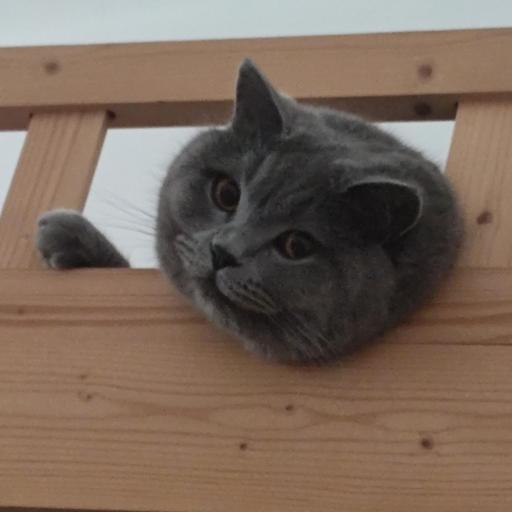
#> input picture 大三下/计算机视觉/introduction/fig/huahua1.jpg, 512 x 512 px
$ jupyter execute imageFilter_skimage.ipynb   (shell and % lines are left out)
#> lines starting #> are read from the running program, lines starting #| are printed output that depends on the picture
# 基于skimage库的图像滤波（Image filtering）
***

1. matploylib和skimage的安装
2. skimage中的常用滤波器

### 1. matploylib和skimage的安装
***
#### matploylib
matplotlib是一个Python 2D绘图库，它可以在各种平台上以各种硬拷贝格式和交互式环境生成出具有出版品质的图形。Matplotlib可用于Python脚本，Python和IPython shell，Jupyter笔记本，Web应用程序服务器和四个图形用户界面工具包。

#### skimage
skimage的全称为scikit-image，是基于python开发的数字图片处理包，它将图片作为numpy数组进行处理，并且提供了大量常见的图像处理相关的函数。

#### 安装
1. 在cmd命令行输入`conda activate cv`来激活我们建立好的虚拟环境
2. 通过pip在虚拟环境`cv`中安装matplotlib以及：`pip install matplotlib scikit-image`,运行界面如下，输入y确定安装。API调用手册：https://scikit-image.org/docs/stable/api/api.html

### 2. skimage中的常用滤波器
***
在skimage.filters中封装了许多常见的滤波器如均值滤波，高斯滤波，Sobel算子（边缘滤波）等，下面将调用封装好的API来可视化各种滤波器的效果

首先导入matplotlib，numpy。并从skiamge中导入io（读取模块）和filters（滤波模块）。

[cell 1]
import matplotlib.pyplot as plt
plt.rcParams['image.cmap'] = 'gray'
import numpy as np
import skimage
skimage.util.img_as_ubyte
from skimage import filters, io

预先定义好基于matplotlib的可视化图像函数
***

[cell 2]
from skimage import img_as_float

def imshow_all(*images, titles=None):
    images = [img_as_float(img) for img in images]

    if titles is None:
        titles = [''] * len(images)
    vmin = min(map(np.min, images))
    vmax = max(map(np.max, images))
    ncols = len(images)
    height = 5
    width = height * len(images)
    fig, axes = plt.subplots(nrows=1, ncols=ncols,
                             figsize=(width, height))
    for ax, img, label in zip(axes.ravel(), images, titles):
        ax.imshow(img, vmin=vmin, vmax=vmax)
        ax.set_title(label)

通过io模块读取图片，为可视化滤波效果做准备
***

[cell 3]
huahua1 = io.imread('./fig/huahua1.jpg')
#> huahua1 is the input picture: shape (512, 512, 3); mean R, G, B 121.9, 103.5, 90.5
huahua2 = io.imread('./fig/huahua2.jpg')
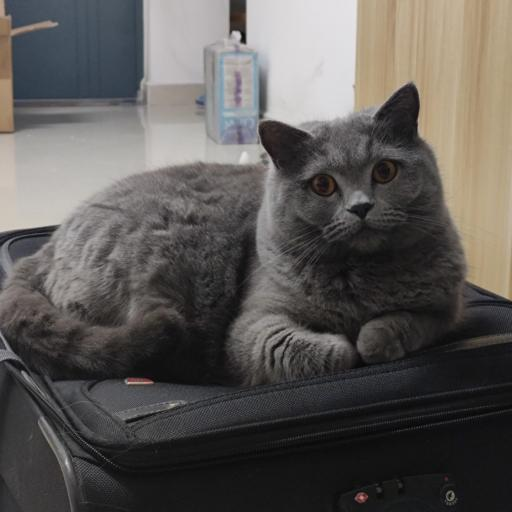
#> input picture 大三下/计算机视觉/introduction/fig/huahua2.jpg, 512 x 512 px
#> huahua2 is the input picture: shape (512, 512, 3); mean R, G, B 92.2, 89, 86.2
fufu1   = io.imread('./fig/fufu1.jpg')
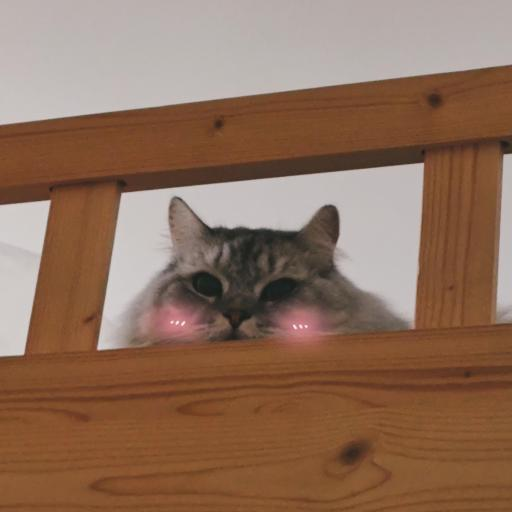
#> input picture 大三下/计算机视觉/introduction/fig/fufu1.jpg, 512 x 512 px
#> fufu1 is the input picture: shape (512, 512, 3); mean R, G, B 142.1, 110.6, 90.7
fufu2   = io.imread('./fig/fufu2.jpg')
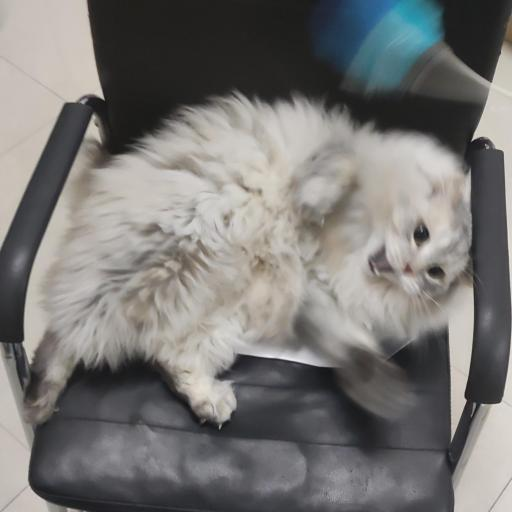
#> input picture 大三下/计算机视觉/introduction/fig/fufu2.jpg, 512 x 512 px
#> fufu2 is the input picture: shape (512, 512, 3); mean R, G, B 120.3, 118.9, 117.1
fufu3   = io.imread('./fig/fufu3.jpg')
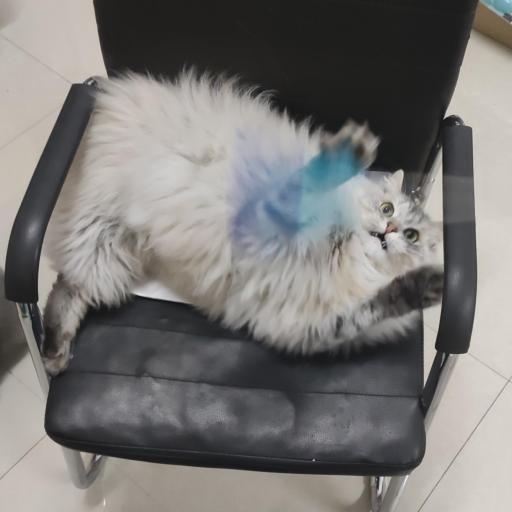
#> input picture 大三下/计算机视觉/introduction/fig/fufu3.jpg, 512 x 512 px
#> fufu3 is the input picture: shape (512, 512, 3); mean R, G, B 121, 119.2, 117.4

imshow_all(huahua1, huahua2)
imshow_all(fufu1, fufu2, fufu3)

#### 高斯模糊滤波
***
调用`filters.gaussian`实现均值滤波，其中`sigma`是控制高斯核的大小，`sigma`越大，越模糊

[cell 4]
gaussian_huahua = filters.gaussian(huahua1, sigma=3)
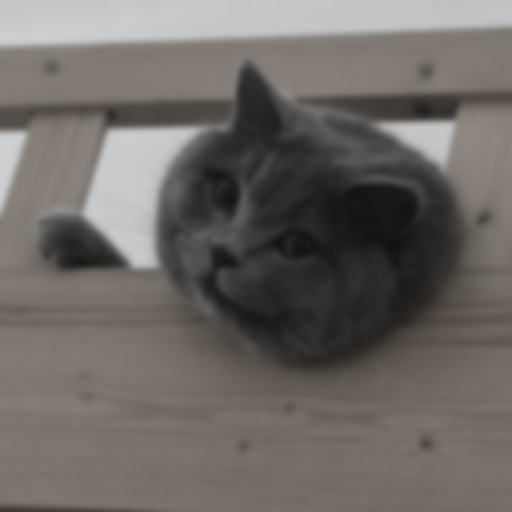
#> gaussian_huahua: shape (512, 512, 3) float64; mean R, G, B 0.431, 0.415, 0.399
gaussian_fufu   = filters.gaussian(fufu1, sigma=10)
imshow_all(huahua1, gaussian_huahua)
imshow_all(fufu1, gaussian_fufu)

#### 均值滤波
***
调用`filters.rank.mean`实现均值滤波， 使用`skimage.morphology`中的`disk`来设置滤波器大小，使用`skimage.color`中的`rgb2gray`来转化为灰度图

[cell 5]
from skimage.morphology import disk
from skimage.color import rgb2gray

mean_huahua = filters.rank.mean(rgb2gray(huahua1), disk(5))
mean_fufu   = filters.rank.mean(rgb2gray(fufu1), disk(10))
imshow_all(huahua1, mean_huahua)
imshow_all(fufu1, mean_fufu)

#### 中值滤波
***
调用`filters.rank.median`实现均值滤波， 使用`skimage.morphology`中的`disk`来设置滤波器大小，使用`skimage.color`中的`rgb2gray`来转化为灰度图

[cell 6]
from skimage.morphology import disk
from skimage.color import rgb2gray

median_huahua = filters.rank.median(rgb2gray(huahua1), disk(5))
median_fufu   = filters.rank.median(rgb2gray(fufu1), disk(10))
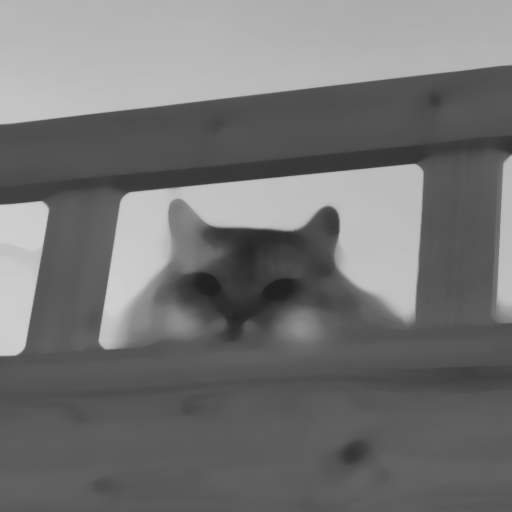
#> median_fufu: shape (512, 512); min 32, max 206, mean 116.2
imshow_all(huahua1, median_huahua)
imshow_all(fufu1, median_fufu)

#### Sobel算子（边缘滤波）
***
调用`filters.sobel`实现边缘滤波

[cell 7]
sobel_huahua = filters.sobel(rgb2gray(huahua1))
sobel_fufu   = filters.sobel(rgb2gray(fufu1))
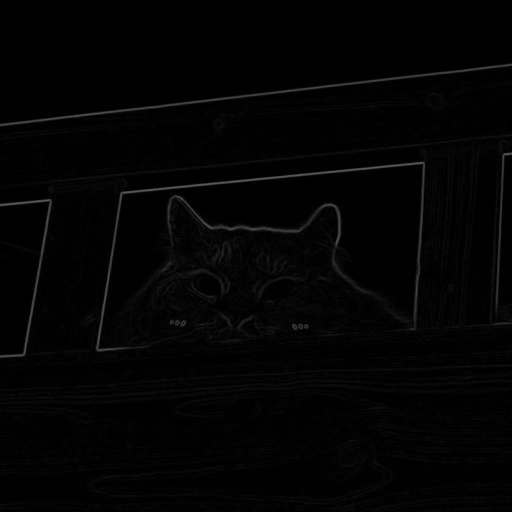
#> sobel_fufu: shape (512, 512) float64; min 0, max 0.377, mean 0.0137
imshow_all(huahua1, sobel_huahua*2)
imshow_all(fufu1, sobel_fufu*2)

#### Laplace算子（边缘滤波）
***
调用`filters.laplace`实现边缘滤波

[cell 8]
laplace_huahua = filters.laplace(rgb2gray(huahua1), ksize=3)
laplace_fufu   = filters.laplace(rgb2gray(fufu1), ksize=10)
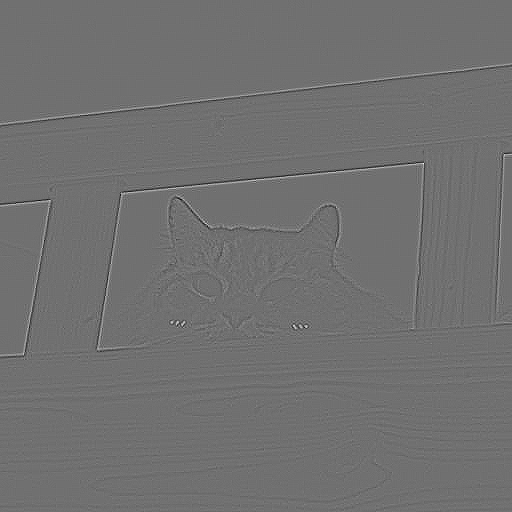
#> laplace_fufu: shape (512, 512) float64; min -0.464, max 0.585, mean -7.48e-19; drawn with min black and max white
imshow_all(huahua1, laplace_huahua*2)
imshow_all(fufu1, laplace_fufu*2)
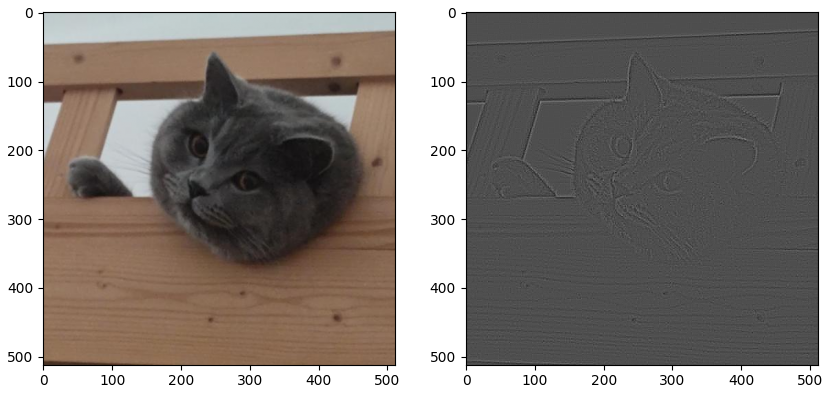
#> figure drawn by matplotlib, 2 panels
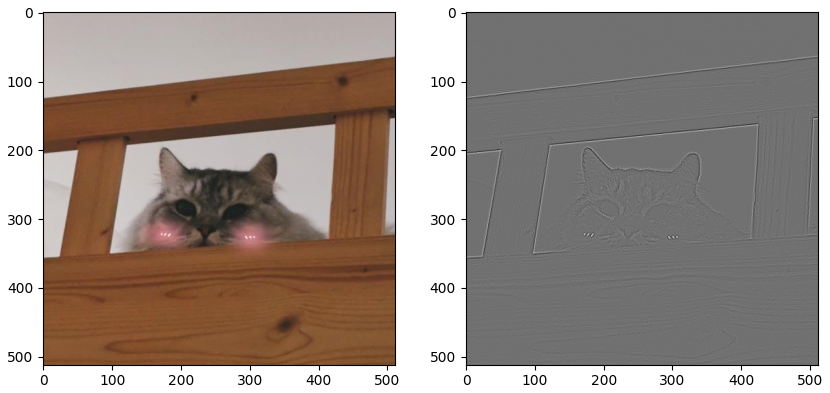
#> figure drawn by matplotlib, 2 panels
